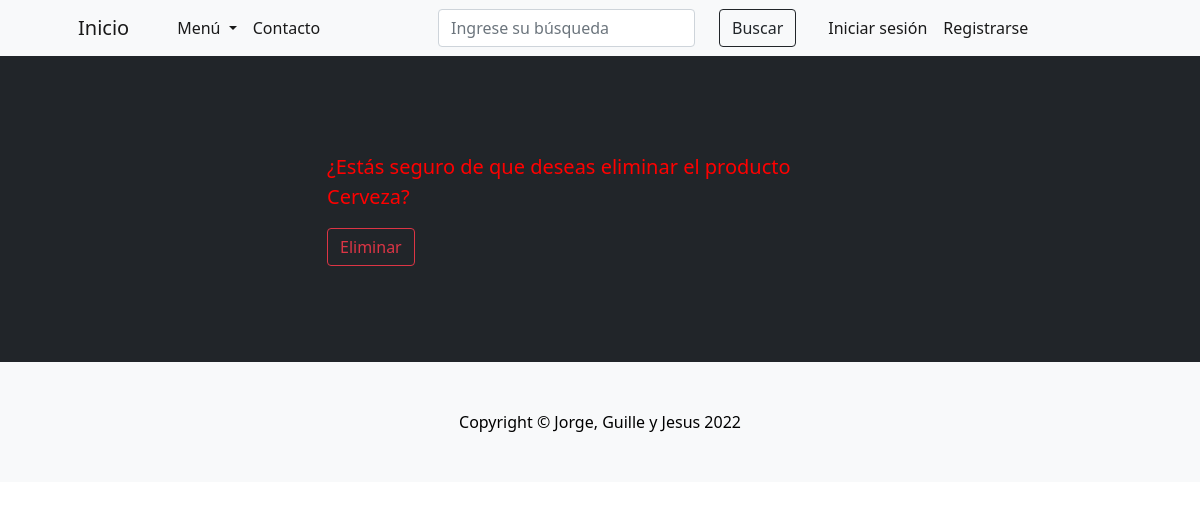
The app's page /bebidas/eliminar-bebida/1/, older data.
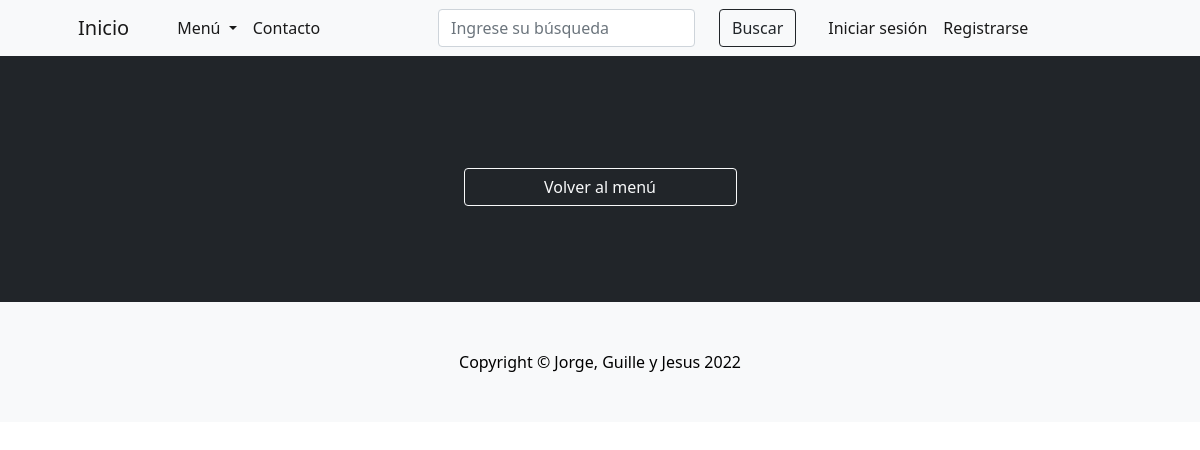
The same page, newer data.
### bebidas/models.py (models this page shows)
class Bebidas(models.Model):
    nombre = models.CharField(max_length=30)
    descripcion = models.CharField(max_length=50, blank=True, null=True)
    precio = models.FloatField()
    is_active = models.BooleanField(default=True)
    class Meta:
        verbose_name = 'bebida'
        verbose_name_plural = 'bebidas'

### bebidas/views.py (the view)
# urls.py: path('eliminar-bebida/<int:pk>/', eliminar_bebida, name ='eliminar-bebida'),
def eliminar_bebida(request, pk):
    try:
        if request.method == 'GET':
            bebida = Bebidas.objects.get(id=pk)
            context = {'bebida':bebida}
        else:
            bebida = Bebidas.objects.get(id=pk)
            bebida.delete()
            context = {'message':'Producto eliminado correctamente'}
        return render(request, 'eliminar_bebida.html', context=context)
    except:
        context = {'error': 'El producto no existe'}
        return render(request, 'eliminar_bebida.html', context=context)

### RestaurantPython/templates/eliminar_bebida.html (shortened to what this page needs)
{% extends 'base.html' %}
{% block contenido %}
<section class="py-5 bg-dark">
    <div class="container my-5">
        <div class="row justify-content-center">
            {% if bebida %}
            <div class="col-lg-6">
                <p class="lead" style="color: red">¿Estás seguro de que deseas eliminar el producto {{bebida.nombre}}?
            <form action="/bebidas/eliminar-bebida/{{bebida.id}}/" method="POST">
                <button class="btn btn-outline-danger" type="submit">Eliminar</button>
            </form>
            </div>
            {% else %}
            <div class="col-lg-6">
            </div>
            <div class="row gx-4 gx-lg-5 row-cols-2 row-cols-md-3 row-cols-xl-4 justify-content-center">
                <a class="btn btn-outline-light" aria-current="page" href="/bebidas/">Volver al menú</a>
            </div>
        </div>
        {% endif %}
    </div>
</section>
{% endblock %}

Row changes from the older to the newer data that the page shows:
removed Bebidas: nombre "Cerveza"
Text that changed along with them:
text no longer shown: "¿Estás seguro de que deseas eliminar el producto ? Eliminar"
text now shown: "Volver al menú"
